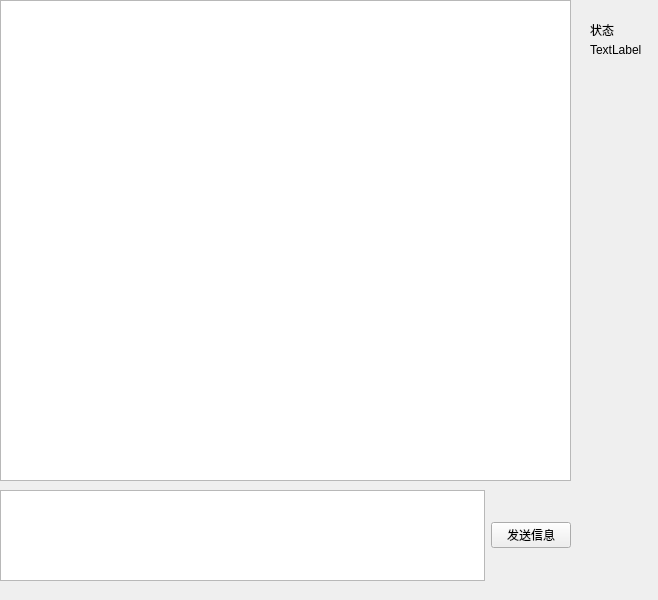
<?xml version="1.0" encoding="UTF-8"?>
<ui version="4.0">
 <class>TalkWindow</class>
 <widget class="QWidget" name="TalkWindow">
  <property name="geometry">
   <rect>
    <x>0</x>
    <y>0</y>
    <width>658</width>
    <height>600</height>
   </rect>
  </property>
  <property name="windowTitle">
   <string>Form</string>
  </property>
  <widget class="QLabel" name="label">
   <property name="geometry">
    <rect>
     <x>590</x>
     <y>40</y>
     <width>62</width>
     <height>19</height>
    </rect>
   </property>
   <property name="text">
    <string>TextLabel</string>
   </property>
  </widget>
  <widget class="QLabel" name="label_2">
   <property name="geometry">
    <rect>
     <x>590</x>
     <y>20</y>
     <width>62</width>
     <height>19</height>
    </rect>
   </property>
   <property name="text">
    <string>状态</string>
   </property>
  </widget>
  <widget class="QTextEdit" name="textEdit">
   <property name="geometry">
    <rect>
     <x>0</x>
     <y>0</y>
     <width>571</width>
     <height>481</height>
    </rect>
   </property>
  </widget>
  <widget class="QWidget" name="">
   <property name="geometry">
    <rect>
     <x>0</x>
     <y>490</y>
     <width>571</width>
     <height>91</height>
    </rect>
   </property>
   <layout class="QHBoxLayout" name="horizontalLayout">
    <item>
     <widget class="QTextEdit" name="textEdit_send_talking_info"/>
    </item>
    <item>
     <widget class="QPushButton" name="pushButton">
      <property name="text">
       <string>发送信息</string>
      </property>
     </widget>
    </item>
   </layout>
  </widget>
 </widget>
 <resources/>
 <connections/>
</ui>
